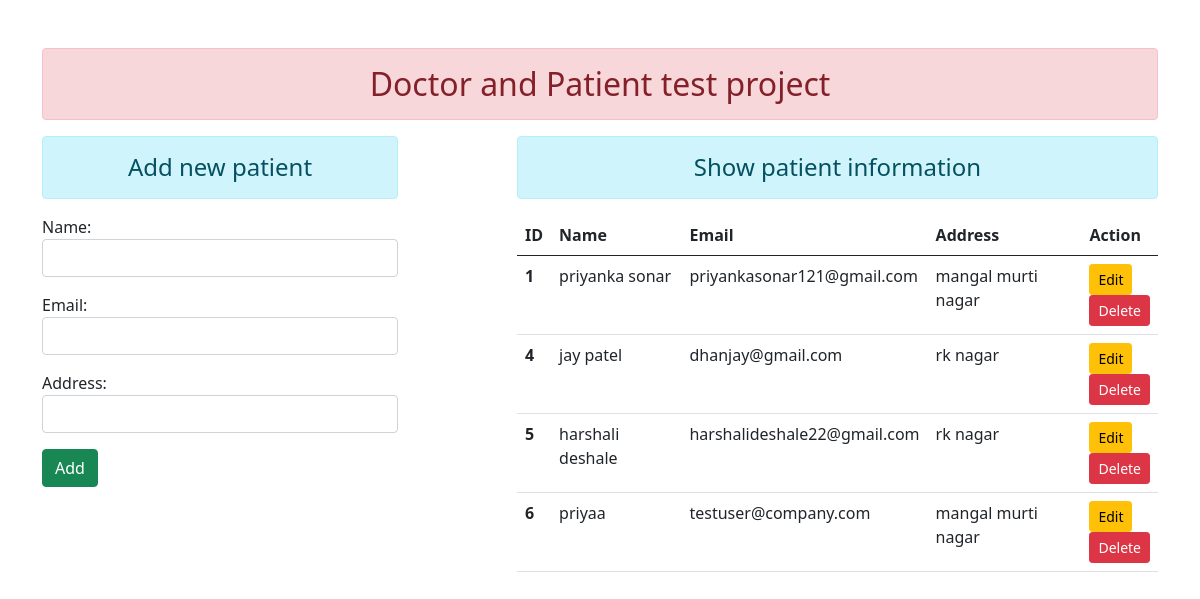
The page / on the database its author committed.
### patient/models.py (models this page shows)
class User(models.Model):
	name =  models.CharField(max_length=50)
	email = models.EmailField(max_length=100)
	address = models.CharField(max_length=50)

### patient/views.py (the view, shortened to what this page needs)
# urls.py: path('', views.UserAddShowView.as_view(), name="addandshow"),
class UserAddShowView(TemplateView):
	template_name = 'patient/addandshow.html'
	def get_context_data(self, *args, **kwargs):
		context = super().get_context_data(**kwargs)
		fm = PatientRegistration()
		pati = User.objects.all()
		context = {'pat':pati, 'form':fm}
		return context

### patient/forms.py
class PatientRegistration(forms.ModelForm):
	class Meta:
		model = User
		fields = ['name', 'email', 'address']
		widgets = {
		'name': forms.TextInput(attrs={'class':'form-control'}),
		'email': forms.EmailInput(attrs={'class':'form-control'}),
		'address': forms.TextInput(attrs={'class':'form-control'}),
		}

### patient/templates/patient/addandshow.html (shortened to what this page needs)
{% extends 'patient/base.html' %}
{% block content %}
<div class="row">
	<div class="col-sm-4">
		<h4 class="text-center alert alert-info">Add new patient</h4>
		<form action="" method="POST">
			{{form.as_p}}
			<input type="submit" class="btn btn-success" value="Add">
		</form>
	</div>
	<div class="col-sm-7 offset-1">
		<h4 class="text-center alert alert-info">Show patient information</h4>
		{% if pat %}
		<table class="table table-hover">
			<thead>
				<tr>
					<th scope="col">ID</th>
					<th scope="col">Name</th>
					<th scope="col">Email</th>
					<th scope="col">Address</th>
					<th scope="col">Action</th>
				</tr>
			</thead>
			<tbody>
				{% for pt in pat %}
				<tr>
					<th scope="row">{{pt.id}}</th>
					<td>{{pt.name}}</td>
					<td>{{pt.email}}</td>
					<td>{{pt.address}}</td>
					<td>
						<a href="{% url 'updatedata' pt.id %}" class="btn btn-warning btn-sm">Edit</a>
						<form action="{% url 'deletedata' pt.id %}"
						method="post" class="d-in;line"> {% csrf_token %}
						<input type="submit" class="btn btn-danger btn-sm"
						value="Delete">
					</form>
				</td>
			</tr>
			{% endfor %}
		</tbody>
	</table>
		{% else %}
		<h4 class="text-center alert alert-warning">No records</h4>
		{% endif %}
	</div>
	</div>
{% endblock content %}

### patient/templates/patient/base.html (shortened to what this page needs)
<!DOCTYPE html>
{% load static %}
<html lang="en">
<head>
	<link rel="stylesheet" href="{% static 'patient/css/bootstrap.css' %}">
</head>
<body>
	<div class="container mt-5">
		<h2 class="text-center alert alert-danger">Doctor and Patient test project</h2>
		{% block content %} {% endblock content %}
	</div>
</body>
</html>

### rows shown on the page
User: id "1", name "priyanka sonar", email "priyankasonar121@gmail.com", address "mangal murti nagar"
User: id "4", name "jay patel", email "dhanjay@gmail.com", address "rk nagar"
User: id "5", name "harshali deshale", email "harshalideshale22@gmail.com", address "rk nagar"
User: id "6", name "priyaa", email "testuser@company.com", address "mangal murti nagar"
